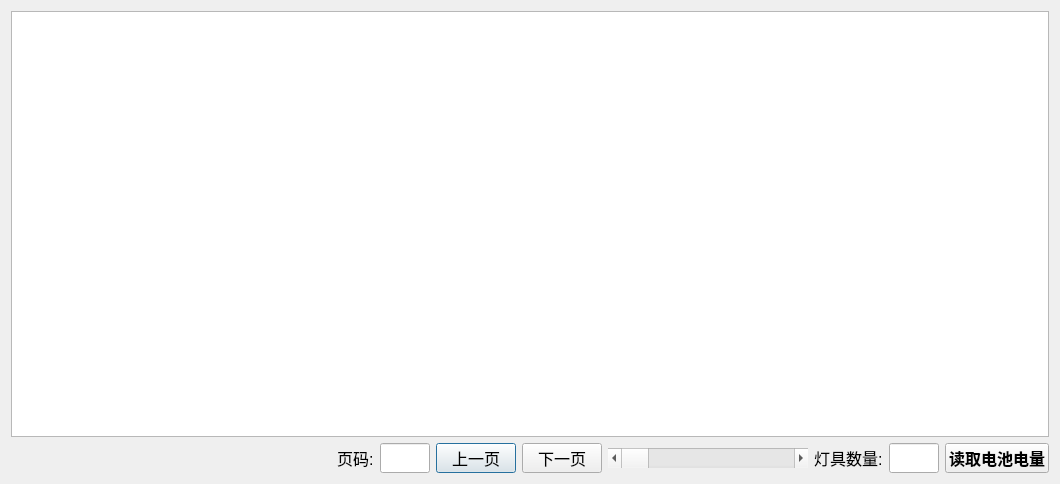
<?xml version="1.0" encoding="UTF-8"?>
<ui version="4.0">
 <class>dlgDevices</class>
 <widget class="QDialog" name="dlgDevices">
  <property name="geometry">
   <rect>
    <x>0</x>
    <y>0</y>
    <width>1060</width>
    <height>484</height>
   </rect>
  </property>
  <property name="font">
   <font>
    <pointsize>12</pointsize>
   </font>
  </property>
  <property name="windowTitle">
   <string>Dialog</string>
  </property>
  <layout class="QVBoxLayout" name="verticalLayout">
   <item>
    <widget class="CTableView" name="tableView">
     <property name="font">
      <font>
       <pointsize>12</pointsize>
      </font>
     </property>
     <property name="styleSheet">
      <string notr="true"/>
     </property>
    </widget>
   </item>
   <item>
    <layout class="QHBoxLayout" name="horizontalLayout">
     <item>
      <spacer name="horizontalSpacer">
       <property name="orientation">
        <enum>Qt::Horizontal</enum>
       </property>
       <property name="sizeHint" stdset="0">
        <size>
         <width>40</width>
         <height>20</height>
        </size>
       </property>
      </spacer>
     </item>
     <item>
      <widget class="QLabel" name="label_2">
       <property name="minimumSize">
        <size>
         <width>0</width>
         <height>30</height>
        </size>
       </property>
       <property name="maximumSize">
        <size>
         <width>70</width>
         <height>30</height>
        </size>
       </property>
       <property name="font">
        <font>
         <pointsize>12</pointsize>
        </font>
       </property>
       <property name="text">
        <string>页码:</string>
       </property>
      </widget>
     </item>
     <item>
      <widget class="QLineEdit" name="m_page">
       <property name="minimumSize">
        <size>
         <width>50</width>
         <height>30</height>
        </size>
       </property>
       <property name="maximumSize">
        <size>
         <width>50</width>
         <height>30</height>
        </size>
       </property>
       <property name="font">
        <font>
         <pointsize>12</pointsize>
        </font>
       </property>
       <property name="readOnly">
        <bool>true</bool>
       </property>
      </widget>
     </item>
     <item>
      <widget class="QPushButton" name="previousPage_Button">
       <property name="minimumSize">
        <size>
         <width>0</width>
         <height>30</height>
        </size>
       </property>
       <property name="maximumSize">
        <size>
         <width>16777215</width>
         <height>30</height>
        </size>
       </property>
       <property name="font">
        <font>
         <pointsize>12</pointsize>
         <weight>50</weight>
         <italic>false</italic>
         <bold>false</bold>
        </font>
       </property>
       <property name="styleSheet">
        <string notr="true"/>
       </property>
       <property name="text">
        <string>上一页</string>
       </property>
      </widget>
     </item>
     <item>
      <widget class="QPushButton" name="nextPage_Button">
       <property name="minimumSize">
        <size>
         <width>0</width>
         <height>30</height>
        </size>
       </property>
       <property name="maximumSize">
        <size>
         <width>16777215</width>
         <height>30</height>
        </size>
       </property>
       <property name="font">
        <font>
         <pointsize>12</pointsize>
         <weight>50</weight>
         <italic>false</italic>
         <bold>false</bold>
        </font>
       </property>
       <property name="styleSheet">
        <string notr="true"/>
       </property>
       <property name="text">
        <string>下一页</string>
       </property>
      </widget>
     </item>
     <item>
      <widget class="QScrollBar" name="pageScrollBar">
       <property name="minimumSize">
        <size>
         <width>200</width>
         <height>20</height>
        </size>
       </property>
       <property name="font">
        <font>
         <pointsize>12</pointsize>
        </font>
       </property>
       <property name="minimum">
        <number>1</number>
       </property>
       <property name="orientation">
        <enum>Qt::Horizontal</enum>
       </property>
      </widget>
     </item>
     <item>
      <widget class="QLabel" name="label">
       <property name="minimumSize">
        <size>
         <width>0</width>
         <height>30</height>
        </size>
       </property>
       <property name="maximumSize">
        <size>
         <width>70</width>
         <height>30</height>
        </size>
       </property>
       <property name="font">
        <font>
         <pointsize>12</pointsize>
        </font>
       </property>
       <property name="text">
        <string>灯具数量:</string>
       </property>
      </widget>
     </item>
     <item>
      <widget class="QLineEdit" name="m_deviceNumber">
       <property name="minimumSize">
        <size>
         <width>50</width>
         <height>30</height>
        </size>
       </property>
       <property name="maximumSize">
        <size>
         <width>50</width>
         <height>30</height>
        </size>
       </property>
       <property name="font">
        <font>
         <pointsize>12</pointsize>
        </font>
       </property>
       <property name="readOnly">
        <bool>true</bool>
       </property>
      </widget>
     </item>
     <item>
      <widget class="QPushButton" name="ReadBatteryStatus_Button">
       <property name="minimumSize">
        <size>
         <width>0</width>
         <height>30</height>
        </size>
       </property>
       <property name="maximumSize">
        <size>
         <width>16777215</width>
         <height>30</height>
        </size>
       </property>
       <property name="font">
        <font>
         <pointsize>12</pointsize>
         <weight>75</weight>
         <italic>false</italic>
         <bold>true</bold>
        </font>
       </property>
       <property name="styleSheet">
        <string notr="true"/>
       </property>
       <property name="text">
        <string>读取电池电量</string>
       </property>
      </widget>
     </item>
    </layout>
   </item>
  </layout>
 </widget>
 <customwidgets>
  <customwidget>
   <class>CTableView</class>
   <extends>QTableView</extends>
   <header location="global">view/ctableview.h</header>
  </customwidget>
 </customwidgets>
 <resources/>
 <connections/>
</ui>
